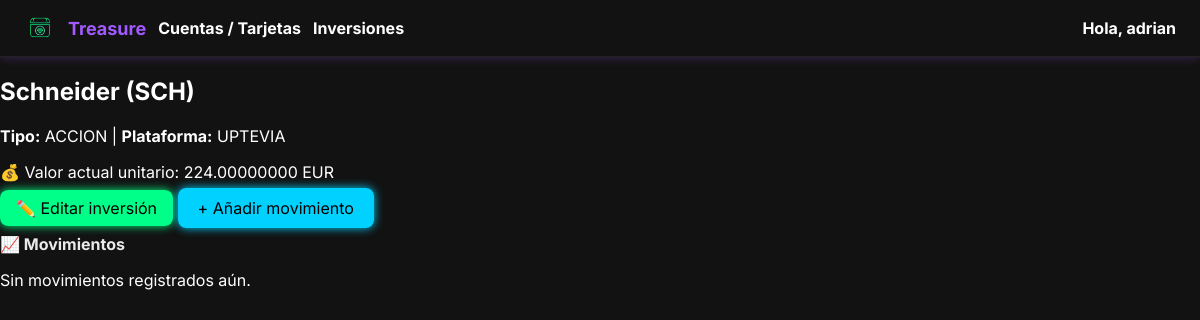
The app's page /finanzas/1/ (signed in) with its own data.
### finanzas/models.py (models this page shows, shortened)
class Inversion(models.Model):
    usuario = models.ForeignKey(User, on_delete=models.CASCADE)
    nombre = models.CharField(max_length=100)
    ticker = models.CharField(max_length=20, blank=True, null=True)
    tipo = models.CharField(max_length=30, choices=TIPOS_INVERSION)
    moneda = models.CharField(max_length=10, default="EUR")
    plataforma = models.CharField(max_length=100, blank=True, null=True)
    cantidad_actual = models.DecimalField(
        max_digits=20, decimal_places=8, default=0,
        help_text="Cantidad actual de activos"
    )
    actualizable = models.BooleanField(
        default=True,
        help_text="Si está marcado, se actualizará el valor automáticamente vía API"
    )
    fecha_creacion = models.DateField(auto_now_add=True)

class ValorActualInversion(models.Model):
    inversion = models.OneToOneField(Inversion, on_delete=models.CASCADE, related_name='valor_actual')
    valor_unitario = models.DecimalField(max_digits=20, decimal_places=8)
    fecha_actualizacion = models.DateTimeField(auto_now=True)
    fuente = models.CharField(max_length=100, blank=True, null=True)  # Ej: CoinGecko, YahooFinance, Manual

### finanzas/views.py (the view)
# urls.py: path('<int:pk>/', views.InversionDetailView.as_view(), name='detalle'),
class InversionDetailView(LoginRequiredMixin, DetailView):
    model = Inversion
    template_name = 'inversiones/inversion_detail.html'
    context_object_name = 'inversion'
    def get_queryset(self):
        return Inversion.objects.filter(usuario=self.request.user)
    def get_context_data(self, **kwargs):
        context = super().get_context_data(**kwargs)
        context['movimientos'] = MovimientoInversion.objects.filter(inversion=self.object).order_by('-fecha')
        return context

### finanzas/context_processors.py (called while the page is built)
def resumen_inversiones_context(request):
    if request.user.is_authenticated:
        resumen = ResumenInversionesMensual.objects.filter(
            usuario=request.user
        ).order_by('-registro__anio', '-registro__mes').first()
    else:
        resumen = None
    return {
        'resumen_inversiones': resumen
    }

### templates/inversiones/inversion_detail.html
{% extends "base.html" %}
{% block content %}
<div class="panel">
  <h2 class="titulo">{{ inversion.nombre }} ({{ inversion.ticker }})</h2>
  <p><strong>Tipo:</strong> {{ inversion.tipo }} | <strong>Plataforma:</strong> {{ inversion.plataforma }}</p>
  {% if inversion.valor_actual %}
    <p>💰 Valor actual unitario: {{ inversion.valor_actual.valor_unitario }} {{ inversion.moneda }}</p>
  {% endif %}
  <a href="{% url 'finanzas:editar' inversion.id %}" class="btn-glow-primary">✏️ Editar inversión</a>
  <a href="{% url 'finanzas:nuevo_movimiento' inversion.id %}" class="btn-glow-secundario">+ Añadir movimiento</a>
  <h3 class="subtitulo">📈 Movimientos</h3>
  {% if movimientos %}
    <table class="tabla-oscura">
      <thead>
        <tr><th>Fecha</th><th>Tipo</th><th>Cantidad</th><th>Precio</th><th>Comisión</th></tr>
      </thead>
      <tbody>
        {% for m in movimientos %}
          <tr>
            <td>{{ m.fecha }}</td>
            <td>{{ m.get_tipo_display }}</td>
            <td>{{ m.cantidad }}</td>
            <td>{{ m.precio_unitario }}</td>
            <td>{{ m.comision }}</td>
          </tr>
        {% endfor %}
      </tbody>
    </table>
  {% else %}
    <p class="texto-difuso">Sin movimientos registrados aún.</p>
  {% endif %}
</div>
{% endblock %}

### templates/base.html (shortened to what this page needs)
{% load static %}
<!DOCTYPE html>
<html lang="es">
<head>
    <link rel="stylesheet" href="{% static 'css/main.css' %}">
</head>
<body class="{% block body_class %}{% endblock %}">
    {% if request.user.is_authenticated and not hide_navbar %}
    <nav class="navbar">
        <div class="navbar-left">
            <img src="{% static 'img/logo_treasure_3.png' %}" class="nav-logo" alt="Treasure Logo">
            <span class="nav-title">Treasure</span>
            <div class="nav-user-dropdown">
                <span class="nav-user-toggle">Cuentas / Tarjetas</span>
            </div>
            <div class="nav-user-dropdown">
                <span class="nav-user-toggle">Inversiones</span>
              </div>
        </div>
        <div class="navbar-right">
            <div class="nav-user-dropdown">
                <span class="nav-user-toggle">
                    Hola, <span class="nav-username">{{ request.user.first_name|default:request.user.username }}</span>
                </span>
            </div>
        </div>
    </nav>
    {% endif %}
    {% block content %}
    {% endblock %}
</body>
</html>

### static/css/main.css (style rules this page uses)
:root { --primary-color: #a259ff; --glow: rgba(162, 89, 255, 0.7); --dark-bg: #101010; --input-bg: #1c1c1c; --text-color: #eaeaea; --muted: #888; --border: #333; }
body { margin: 0; padding: 0; font-family: 'Inter', sans-serif; background-color: #121212; color: #fff; }
.navbar { display: flex; justify-content: space-between; align-items: center; background-color: #121212; padding: 12px 24px; box-shadow: 0 0 10px rgba(162, 89, 255, 0.3); border-bottom: 1px solid #222; }
.navbar-left { display: flex; align-items: center; gap: 12px; }
.nav-logo { height: 32px; width: auto; }
.nav-title { font-size: 18px; color: var(--primary-color); font-weight: bold; }
.navbar-right { display: flex; align-items: center; gap: 20px; }
.nav-user-dropdown { position: relative; display: inline-block; }
.nav-user-toggle { cursor: pointer; color: #fff; font-weight: bold; }
.btn-glow-primary { background-color: #00ff88; color: black; padding: 8px 16px; border-radius: 8px; box-shadow: 0 0 10px #00ff88; text-decoration: none; }
.btn-glow-secundario { background-color: #00d1ff; color: black; padding: 8px 16px; border-radius: 8px; box-shadow: 0 0 10px #00d1ff; text-decoration: none; }
.subtitulo { font-size: 1rem; color: var(--text-color); margin-bottom: 8px; }
.btn-glow-secundario { background-color: #00d1ff; color: black; padding: 10px 20px; border-radius: 8px; box-shadow: 0 0 10px #00d1ff; text-decoration: none; }

### records on screen
Inversion: nombre "Schneider", ticker "SCH", tipo "ACCION", plataforma "UPTEVIA", valor_actual.valor_unitario "224.00000000", moneda "EUR"

### other values on screen
{{ request.user.first_name|default:request.user.username }} "adrian"
